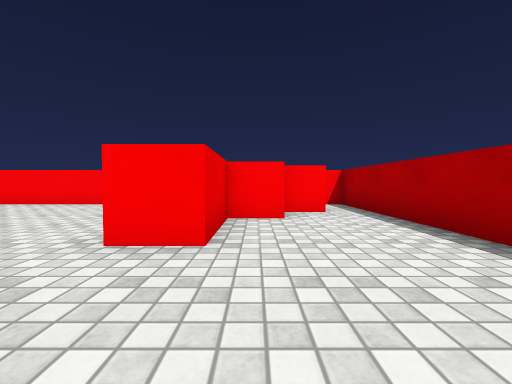
view 1 (above)

16 first-person views from a walk through a Unity game level. The camera is 0.62 m above the floor, tilts 2° down and sees 90° across. The floor is counted in squares, 1 m on a side. Each view is taken from the middle of a square. On the plan, view 1 faces up. The plan holds only what a view shows up to about 9 squares ahead; the rest is blank. The player character is not drawn. Surface patterns are stand-ins for the level's own textures.

view 2
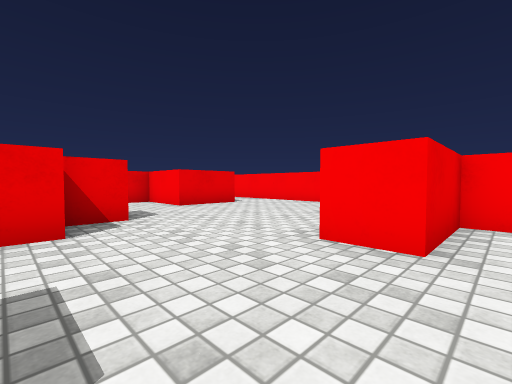

view 3
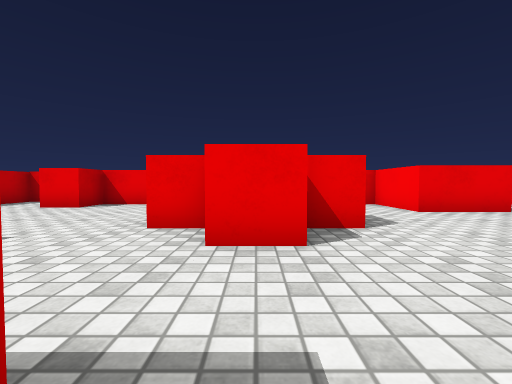

view 4
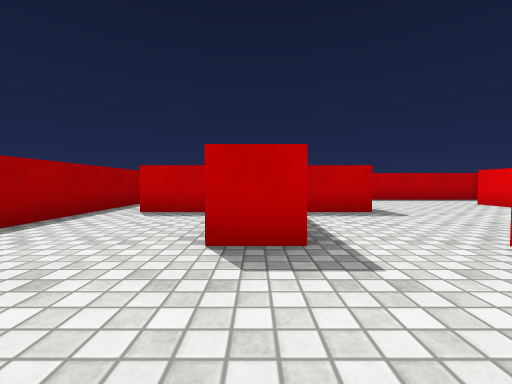

view 5
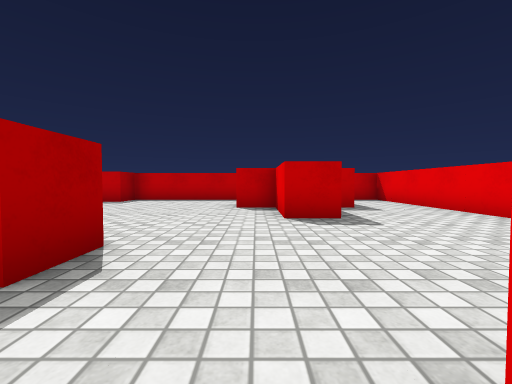

view 6
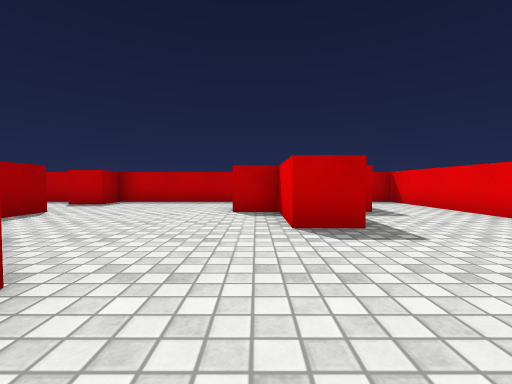

view 7
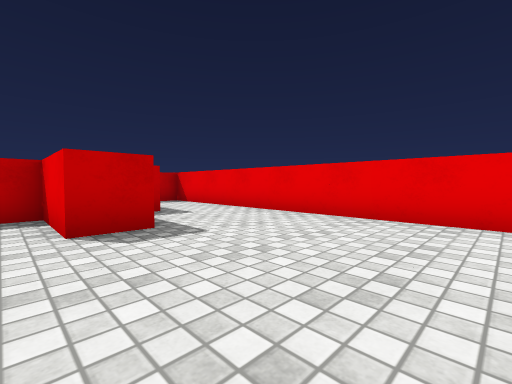

view 8
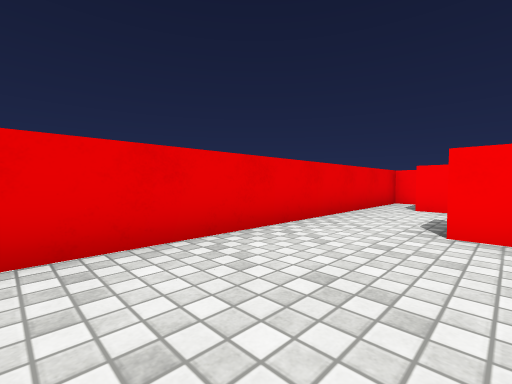

view 9
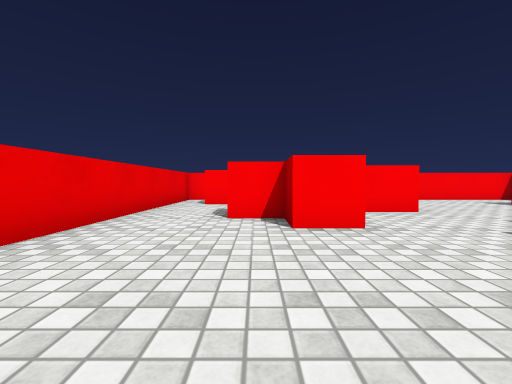

view 10
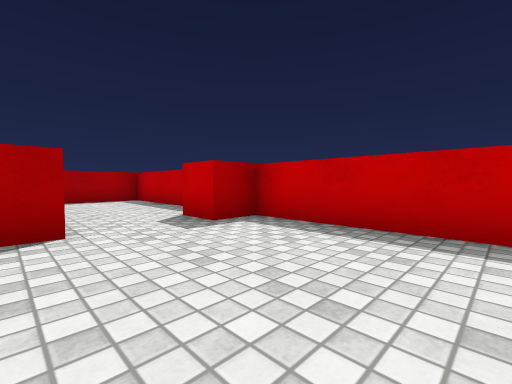

view 11
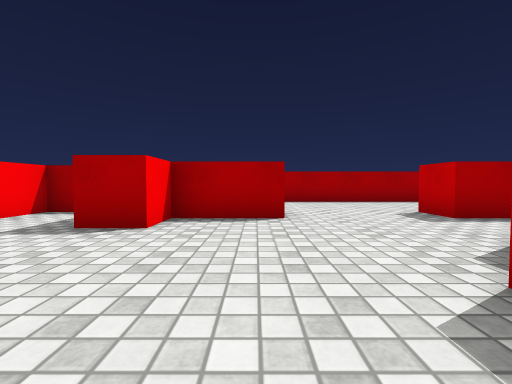

view 12
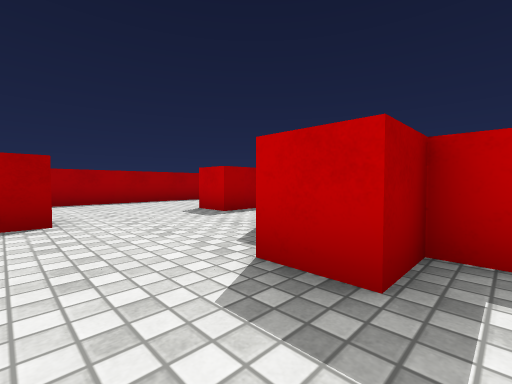

view 13
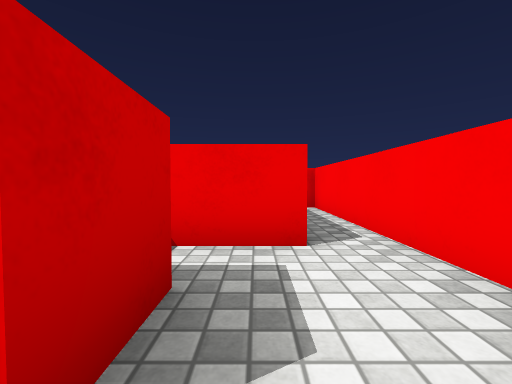

view 14
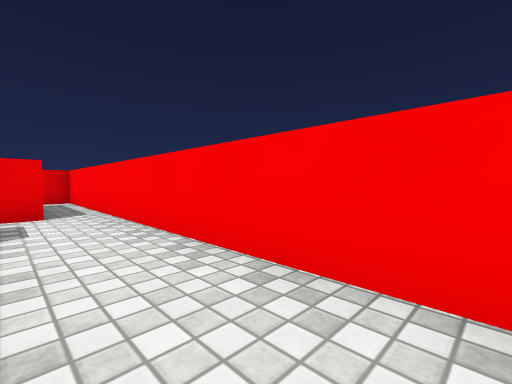

view 15
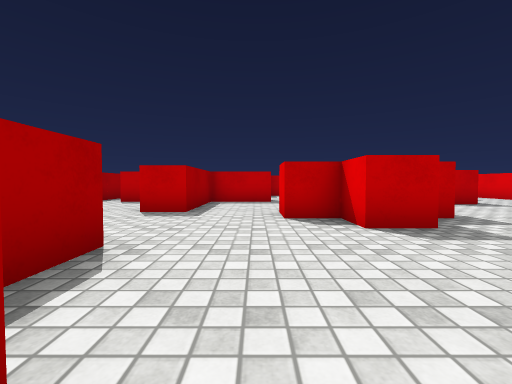

view 16
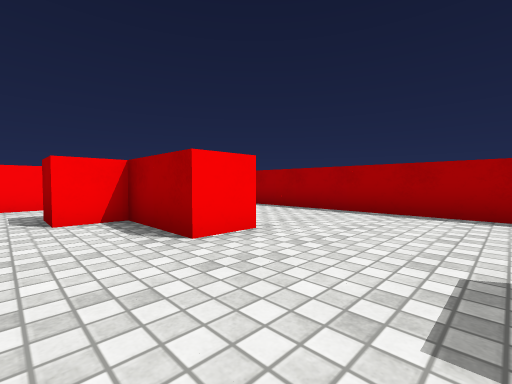

### Floor plan
Points are (right, up) in squares from view 1. A wall is a line through its corners. A room is listed if a view was taken in it or the views show most of it. See-through windows are left out.
Room 1 (views 1, 2, 3, 4, 5, 6, 7, 8, 9, 10, 11, 12, 13, 14, 15, 16)
walls: (-6.5, -0.5) (-6.5, 0.5) (-5.5, 0.5) (-5.5, 1.5) (-4.5, 1.5) (-4.5, 0.5) (-3.5, 0.5) (-3.5, -0.5); (-4.5, -0.6) (-4.5, -1.5); (-9.5, 2.5) (-10.5, 2.5); (-7.5, 5.5) (-6.5, 5.5) (-6.5, 4.5); (-1.5, 4.5) (-2.5, 4.5) (-2.5, 5.5); (-3.5, -4.6) (-3.5, -3.5) (-1.5, -3.5); (0, -3.5) (1.5, -3.5); (-0.5, 7.5) (-12.5, 7.5) (-12.5, -7.5) (-11.9, -7.5); (1.5, 5.5) (0.6, 5.5); (-9.6, -7.5) (-3.5, -7.5) (-3.5, -6.5) (-2.5, -6.5); (-1.9, -7.5) (2.2, -7.5); (2.5, -7.2) (2.5, 7.5) (2, 7.5)
objects: other object (-11, 6) to (-9, 6); other object (-10, -7) to (-10, -5); other object (-9, -5) to (-8, -5); other object (-9, -4) to (-9, -3); other object (-9, 2) to (-9, 5); other object (-8, 4) to (-7, 4); other object (-1, -3) to (-1, -1); other object (-1, 3) to (-1, 5); other object (0, 5) to (0, 7)

Where each view was taken, in squares from view 1:
view 1: 0 up, 0 right, facing up
view 2: 0 up, 0 right, facing up-left
view 3: 0 up, 1 left, facing left
view 4: 2 up, 1 left, facing down
view 5: 2 up, 8 left, facing down
view 6: 1 up, 8 left, facing down
view 7: 1 up, 8 left, facing down-left
view 8: 1 down, 10 left, facing up-left
view 9: 2 down, 10 left, facing up
view 10: 4 down, 7 left, facing down-right
view 11: 3 up, 6 left, facing right
view 12: 3 up, 6 left, facing down-right
view 13: 6 up, 6 left, facing left
view 14: 6 up, 3 left, facing up-left
view 15: 5 up, 3 left, facing down
view 16: 0 up, 3 left, facing up-right
